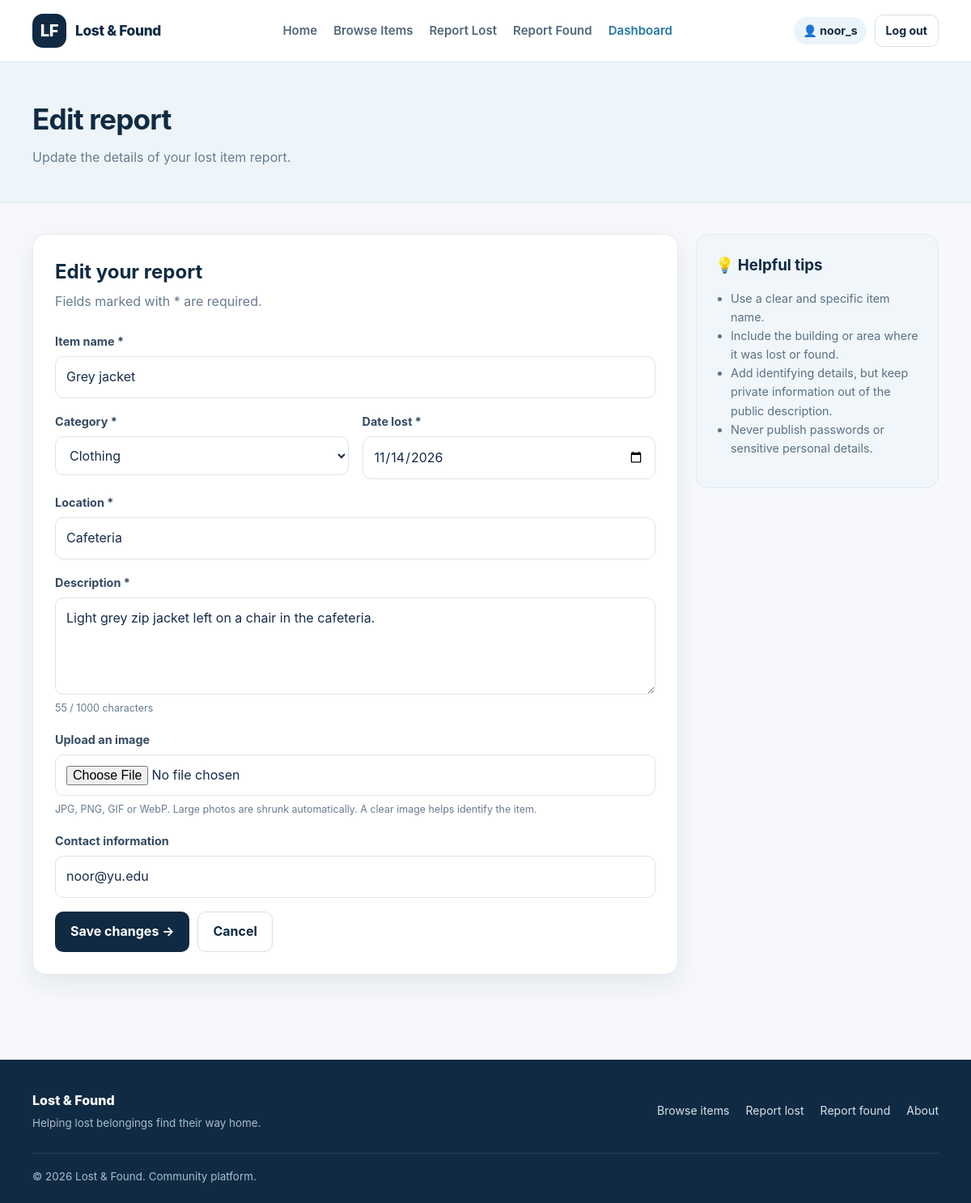
Page /edit-report.php?id=5 (signed in) on the earlier database version.
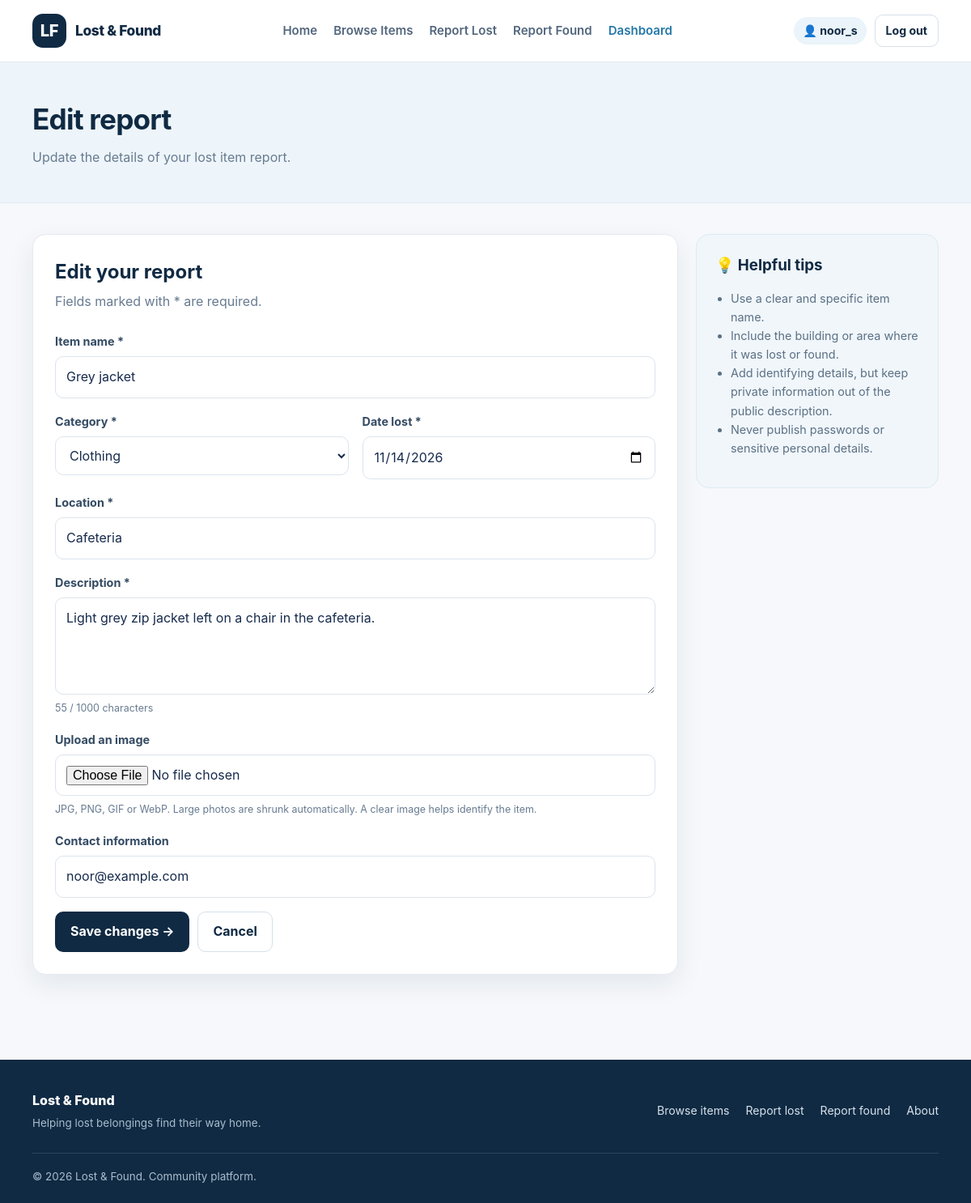
Same page on the later database version.
### tables this page shows
CREATE TABLE `ItemReports` (
  `ReportID` int(11) NOT NULL AUTO_INCREMENT,
  `user_id` int(11) NOT NULL,
  `category_id` int(11) NOT NULL,
  `Title` varchar(100) NOT NULL,
  `Location` varchar(120) NOT NULL,
  `ItemDate` date NOT NULL,
  `Description` text NOT NULL,
  `Contact` varchar(120) DEFAULT NULL,
  `Photo` longblob DEFAULT NULL,
  `PhotoMime` varchar(50) DEFAULT NULL,
  `Status` enum('lost','found') NOT NULL,
  `ReportState` enum('open','returned') NOT NULL DEFAULT 'open',
  `CreatedAt` timestamp NULL DEFAULT current_timestamp(),
  PRIMARY KEY (`ReportID`),
  KEY `fk_reports_user` (`user_id`),
  KEY `fk_reports_category` (`category_id`),
  CONSTRAINT `fk_reports_category` FOREIGN KEY (`category_id`) REFERENCES `Category` (`category_id`) ON UPDATE CASCADE,
  CONSTRAINT `fk_reports_user` FOREIGN KEY (`user_id`) REFERENCES `Student` (`user_id`) ON DELETE CASCADE ON UPDATE CASCADE
);

CREATE TABLE `Category` (
  `category_id` int(11) NOT NULL AUTO_INCREMENT,
  `category_name` varchar(50) NOT NULL,
  `icon` varchar(10) NOT NULL,
  PRIMARY KEY (`category_id`),
  UNIQUE KEY `category_name` (`category_name`)
);

### sql/config.php (called while the page is built, shortened)
<?php
function db_settings(): array
{
    $db_host = 'localhost';
    $db_user = 'root';
    $db_password = '';
    $db_name = 'yu_lost_found';
    return [$db_host, $db_user, $db_password, $db_name];
}
function db(): mysqli
{
    static $conn = null;
    if ($conn instanceof mysqli) {
        return $conn;
    }
    [$host, $user, $pass, $name] = db_settings();
    $conn = @mysqli_connect($host, $user, $pass, $name);
    mysqli_set_charset($conn, 'utf8mb4');
    return $conn;
}
function db_errno(?int $set = null): int
{
    static $errno = 0;
    if ($set !== null) {
        $errno = $set;
    }
    return $errno;
}
function db_run(string $sql, string $types = '', array $params = [])
{
    $stmt = mysqli_prepare(db(), $sql);
    if ($types !== '') {
        $blobs = [];
        mysqli_stmt_bind_param($stmt, $types, ...$params);
    }
    if (!mysqli_stmt_execute($stmt)) {
        db_errno(mysqli_stmt_errno($stmt));
        error_log('SQL execute failed: ' . mysqli_stmt_error($stmt));
        mysqli_stmt_close($stmt);
        return false;
    }
    return $stmt;
}
function db_select(string $sql, string $types = '', array $params = []): array
{
    $stmt = db_run($sql, $types, $params);
    $result = mysqli_stmt_get_result($stmt);
    $rows = $result ? mysqli_fetch_all($result, MYSQLI_ASSOC) : [];
    return $rows;
}
function db_select_one(string $sql, string $types = '', array $params = []): ?array
{
    $rows = db_select($sql, $types, $params);
    return $rows[0] ?? null;
}
function e($value): string
{
    return htmlspecialchars((string) $value, ENT_QUOTES, 'UTF-8');
}

### html/inc/report_form.php (the view, shortened to what the changed rows need)
<?php
$editing = !empty($report);
$action = $editing ? '../sql/update_report.php' : '../sql/report_action.php';
$val = fn(string $k, string $default = '') => e($report[$k] ?? $default);
$categories = db_select('SELECT category_id, category_name FROM Category ORDER BY category_name');
$date_label = $mode === 'lost' ? 'Date lost' : 'Date found';
?>
<form class="card form-card" action="<?= e($action) ?>" method="post" enctype="multipart/form-data" data-validate="report">
    <h2><?= $editing ? 'Edit your report' : 'Item information' ?></h2>
    <div class="form-grid">
        <div class="form-group full">
            <label for="title">Item name *</label>
            <input class="field" id="title" name="title" required maxlength="100" value="<?= $val('Title') ?>" placeholder="e.g. Black wireless headphones">
        </div>
        <div class="form-group">
            <label for="category">Category *</label>
            <select id="category" name="category_id" required>
                <?php foreach ($categories as $c): ?>
                    <option value="<?= (int) $c['category_id'] ?>" <?= (int) ($report['category_id'] ?? 0) === (int) $c['category_id'] ? 'selected' : '' ?>>
                        <?= e($c['category_name']) ?>
                    </option>
                <?php endforeach; ?>
            </select>
        </div>
        <div class="form-group">
            <label for="date"><?= e($date_label) ?> *</label>
            <input class="field" type="date" id="date" name="item_date" required max="<?= date('Y-m-d') ?>" value="<?= $val('ItemDate', date('Y-m-d')) ?>">
        </div>
        <div class="form-group full">
            <label for="location">Location *</label>
            <input class="field" id="location" name="location" required maxlength="120" value="<?= $val('Location') ?>" placeholder="Where was it last seen / found?">
        </div>
        <div class="form-group full">
            <label for="description">Description *</label>
            <textarea id="description" name="description" required maxlength="1000" data-counter="description-count" placeholder="Describe the item, including identifying details..."><?= $val('Description') ?></textarea>
            <span class="hint"><span id="description-count">0</span> / 1000 characters</span>
        </div>
        <div class="form-group full">
            <label for="contact">Contact information</label>
            <input class="field" id="contact" name="contact" maxlength="120" value="<?= $val('Contact', $_SESSION['user_email'] ?? '') ?>" placeholder="Email or preferred contact">
        </div>
    </div>
</form>

### html/edit-report.php (shortened to what the changed rows need)
<?php
require_once __DIR__ . '/../sql/config.php';
$id = (int) ($_GET['id'] ?? 0);
$report = db_select_one('SELECT *, (Photo IS NOT NULL) AS has_photo FROM ItemReports WHERE ReportID = ?', 'i', [$id]);
$mode = $report['Status'];
include __DIR__ . '/inc/header.php';
?>
<main>
    <section class="page-hero">
        <div class="container"><h1>Edit report</h1><p>Update the details of your <?= e($mode) ?> item report.</p></div>
    </section>
    <section class="container content">
        <div class="form-layout">
            <?php include __DIR__ . '/inc/report_form.php'; ?>
        </div>
    </section>
</main>
<?php include __DIR__ . '/inc/footer.php'; ?>

Differences in the rows shown:
changed itemreports "lost": contact "noor@yu.edu" → "noor@example.com"
